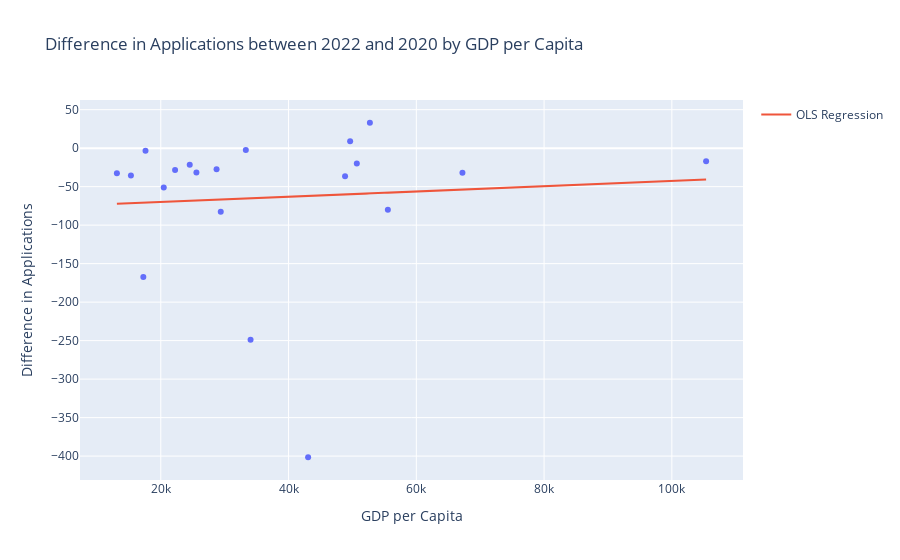

Notebook source saved alongside this figure:
### Code cell
import pandas as pd
import plotly.express as px
import statsmodels.api as sm
import plotly.graph_objects as go

# Load the data
file_path = 'Data/merged_data_with_students.csv'
merged_data = pd.read_csv(file_path)

# Group by country and sum the applications for 2020 and 2022
country_totals = merged_data.groupby('Country').agg({'Applications 2020': 'sum', 'Applications 2022': 'sum', 'GDP per Capita': 'first'})

# Calculate the difference between applications in 2022 and 2020 for each country
country_totals['Difference'] = country_totals['Applications 2022'] - country_totals['Applications 2020']

# Reset index to make 'Country' a regular column
country_totals.reset_index(inplace=True)

# Plotting using Plotly Express
fig = px.scatter(country_totals, x='GDP per Capita', y='Difference', title='Difference in Applications between 2022 and 2020 by GDP per Capita',
                 labels={'Difference': 'Difference in Applications' , 'GDP per Capita': 'GDP per Capita'}, hover_name='Country')

# Add OLS regression line
x = sm.add_constant(country_totals['GDP per Capita'])
model = sm.OLS(country_totals['Difference'], x).fit()
fig.add_traces(go.Scatter(x=country_totals['GDP per Capita'], y=model.predict(), mode='lines', name='OLS Regression'))

# Show the plot
fig.show()

### Figure 1 — Plotly figure (JSON) as saved in the notebook; plotly's stock layout.template omitted (floating-point values rounded to 4 significant figures)
{"data": [{"hovertemplate": "<b>%{hovertext}</b><br><br>GDP per Capita=%{x}<br>Difference in Applications=%{y}<extra></extra>", "hovertext": ["Austria", "Belgium", "Bulgaria", "Croatia", "Denmark", "Estonia", "Finland", "France", "Germany", "Ireland", "Italy", "Latvia", "Lithuania", "Malta", "Poland", "Portugal", "Romania", "Slovakia", "Spain", "Sweden"], "legendgroup": "", "marker": {"color": "#636efa", "symbol": "circle"}, "mode": "markers", "name": "", "orientation": "v", "showlegend": false, "type": "scatter", "x": [52732, 49640, 13129, 17608, 67220, 28732, 50684, 43061, 48845, 105362, 34053, 22238, 25576, 33313, 17266, 24530, 15324, 20461, 29385, 55543], "xaxis": "x", "y": [33, 9, -32.5, -3.5, -32, -27.5, -20, -401.5, -36.5, -17, -249, -28.5, -31.5, -2.5, -167.5, -21.5, -35.5, -51, -82.5, -80], "yaxis": "y"}, {"mode": "lines", "name": "OLS Regression", "type": "scatter", "x": [52732, 49640, 13129, 17608, 67220, 28732, 50684, 43061, 48845, 105362, 34053, 22238, 25576, 33313, 17266, 24530, 15324, 20461, 29385, 55543], "y": [-58.76, -59.82, -72.33, -70.8, -53.79, -66.99, -59.46, -62.07, -60.09, -40.72, -65.16, -69.21, -68.07, -65.42, -70.92, -68.43, -71.58, -69.82, -66.76, -57.8]}], "layout": {"legend": {"tracegroupgap": 0}, "title": {"text": "Difference in Applications between 2022 and 2020 by GDP per Capita"}, "xaxis": {"anchor": "y", "domain": [0, 1], "title": {"text": "GDP per Capita"}}, "yaxis": {"anchor": "x", "domain": [0, 1], "title": {"text": "Difference in Applications"}}}}
